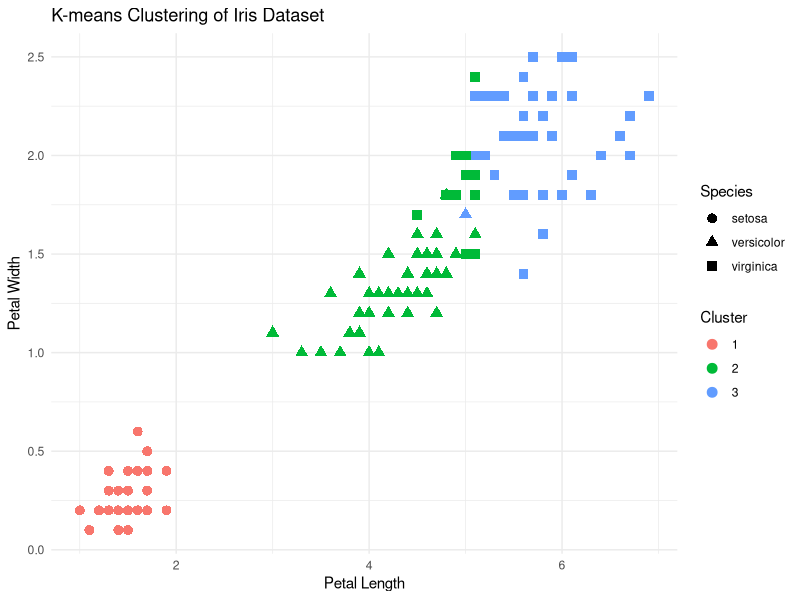

The R script that drew this image:
library(ggplot2)
data("iris")
head("iris")
iris_data <- iris[, -5]
k <- 3
set.seed(123)
kmeans_result <- kmeans(iris_data, centers = k, nstart = 25)
print(kmeans_result)
iris$Cluster <- as.factor(kmeans_result$cluster)
ggplot(iris, aes(x = Petal.Length, y = Petal.Width, color = Cluster, shape = Species)) +
  geom_point(size = 3) +
  labs(title = "K-means Clustering of Iris Dataset",
       x = "Petal Length", y = "Petal Width") +
  theme_minimal()
